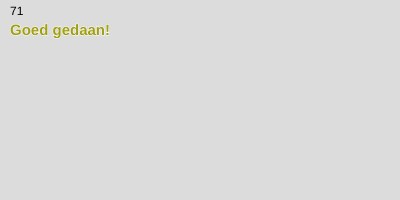
Frame 1 (no input)
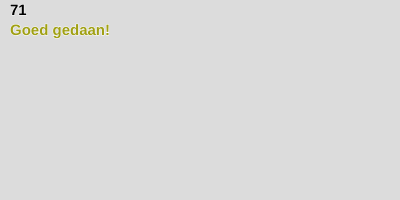
Frame 60 (no input)
Frame 120 (the mouse pressed at the canvas centre since frame 60): identical to frame 60, image omitted

The p5.js sketch that drew these frames (run headless with seeded random() and noise() and a simulated clock; from frame 60 on, the mouse is pressed at the canvas centre):

// p5.js sketch
// ── sketch.js
let score;
let x;
let y;

function setup() {
  createCanvas(400, 200);
  score = floor(random(100));
  x = 10;
  y = 35;
}

function draw() {
  background(220);
  fill(0);
  text(str(score),x,x+5);
  textSize(15);
  textStyle(BOLD);
  stroke(255);
  strokeWeight(1);
  if (score >= 90) {
    fill(20,220,20);
    text("Uitstekend!",x,y);
    console.log("Uitstekend!");
  } else if (score >= 70 && score < 90) {
    fill(160,160,20);
    text("Goed gedaan!",x,y);
    console.log("Goed gedaan!");
  } else if (score >= 50 && score < 70) {
    fill(220,90,20);
    text("Voldoende.",x,y);
    console.log("Voldoende.");
  } else if (score < 50) {
    fill(220,20,20);
    text("Onvoldoende.",x,y);
    console.log("Onvoldoende.");
  } else {
    fill(0);
    text("ERROR",x,y);
    console.log("ERROR! Check code.");
  }
}
